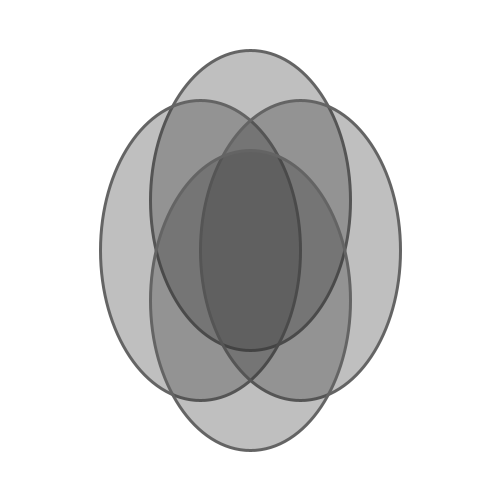
Frame 1 (no input)
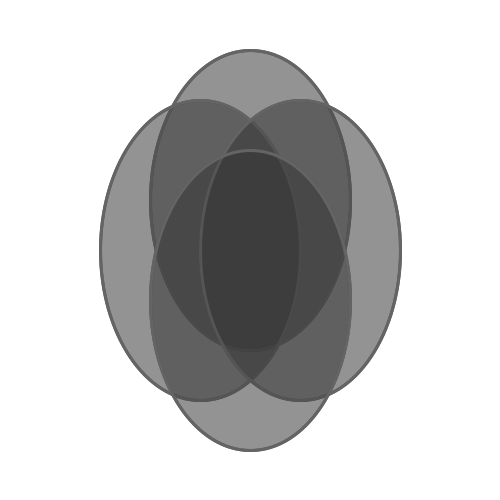
Frame 2 (the mouse pressed at the canvas centre, redrawn once)

The Processing sketch that drew these frames (run headless with seeded random() and noise(); the mouse was pressed at the canvas centre and the sketch redrawn once):

// Processing sketch: circles
// ── circles.pde
/* 
void setup() {
size(500, 500);
smooth();
background(255);
noLoop();
fill(50, 80);
stroke(100);
strokeWeight(3);
}

void draw() {
ellipse(250,200,100,100); // первые два аргумента - центр, вторые два - ширина и высота
ellipse(250-50,250,100,100);
ellipse(250+50,250,100,100);
ellipse(250,250+50,100,100);

// ellipseMode() меняет способ задавать параметры

} 
*/



/*

int windowWidth = 500;
int windowHeight = 500;
int ellipseSize = 100;

void settings() {  // new Processing 3 feature, for size with variable and smooth
size(windowWidth , windowHeight);
smooth(); // belongs to settings
}

void setup() {
//size(500 , 500); // не может использовать int, надо каждый раз менять
//fullScreen();
//smooth();
background(255);
fill(50, 80);
stroke(100);
strokeWeight(3);
noLoop();
}

void draw() {
ellipse(windowWidth/2, windowHeight/2 - ellipseSize/2,
ellipseSize , ellipseSize);
ellipse(windowWidth/2 - ellipseSize/2, windowHeight/2,
ellipseSize , ellipseSize);
ellipse(windowWidth/2 + ellipseSize/2, windowHeight/2,
ellipseSize , ellipseSize);
ellipse(windowWidth/2, windowHeight/2 + ellipseSize/2,
ellipseSize , ellipseSize);
} 
*/

int windowWidth = 500;
int windowHeight = 500;
int ellipseSize = 100;
int ellipseWidth = 200;
int ellipseHeight = 300;

void settings() {  
size(windowWidth , windowHeight);
smooth();
}

void setup() {
background(255);
fill(50, 80);
stroke(100);
strokeWeight(3);
noLoop();
}

void draw() {
ellipse(windowWidth/2, windowHeight/2 - ellipseSize/2,
ellipseWidth , ellipseHeight);
ellipse(windowWidth/2 - ellipseSize/2, windowHeight/2,
ellipseWidth , ellipseHeight);
ellipse(windowWidth/2 + ellipseSize/2, windowHeight/2,
ellipseWidth , ellipseHeight);
ellipse(windowWidth/2, windowHeight/2 + ellipseSize/2,
ellipseWidth , ellipseHeight);
}
